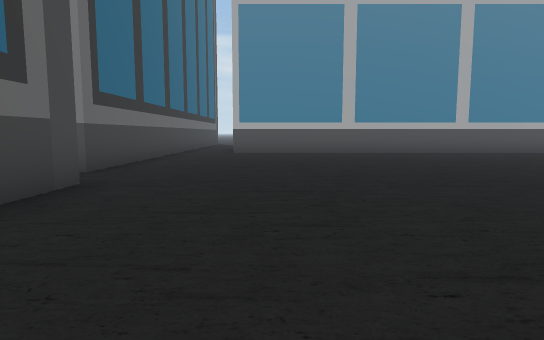
[1] (above)

16 first-person views from a walk through a scene from a Unity 3-D project. The camera is 1.3 m above the floor, tilts 6° down and sees 75° across. The floor is counted in squares, 2 m on a side. Each view is taken from the middle of a square. On the plan, view 1 faces up. The plan holds only what a view shows up to about 10 squares ahead; the rest is blank. The place goes on beyond the plan. The player is left out.

[2]
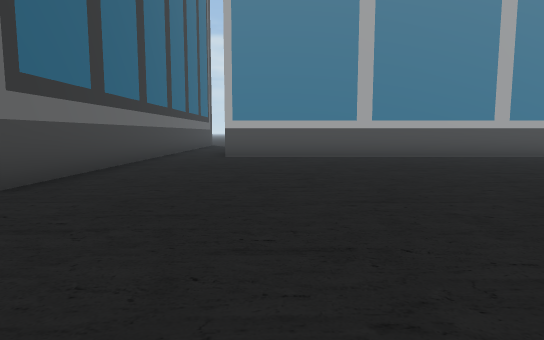

[3]
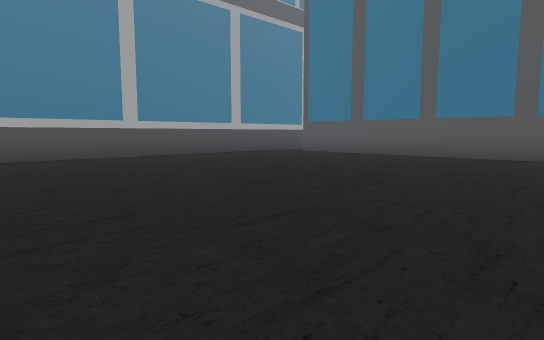

[4]
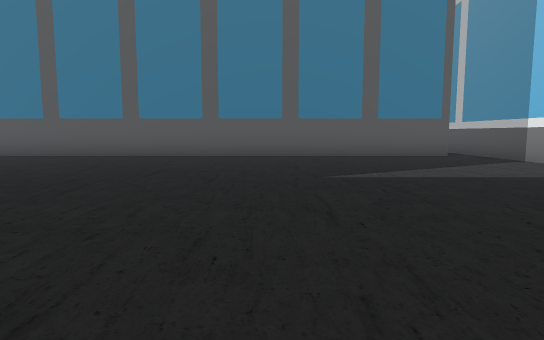

[5]
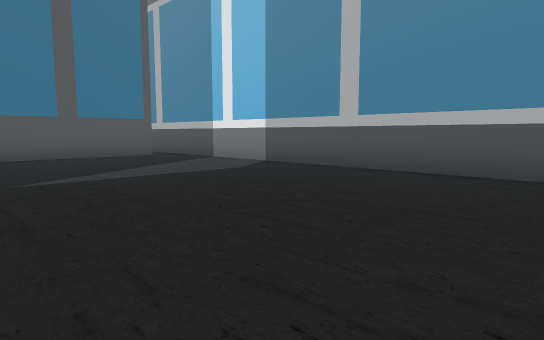

[6]
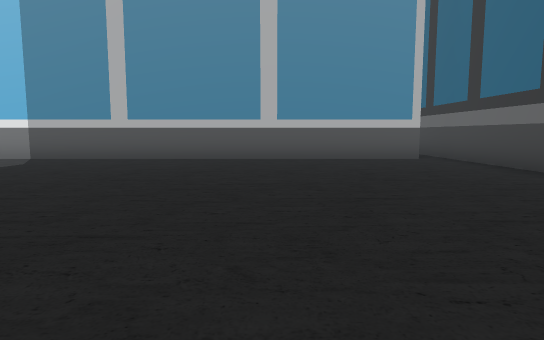

[7]
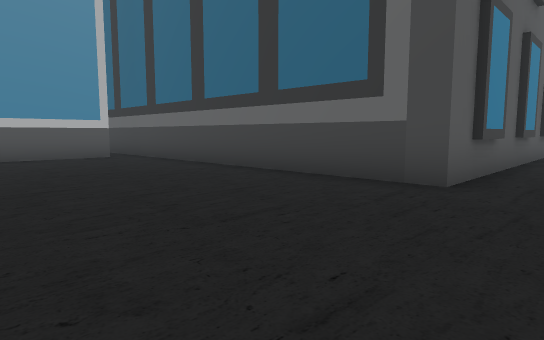

[8]
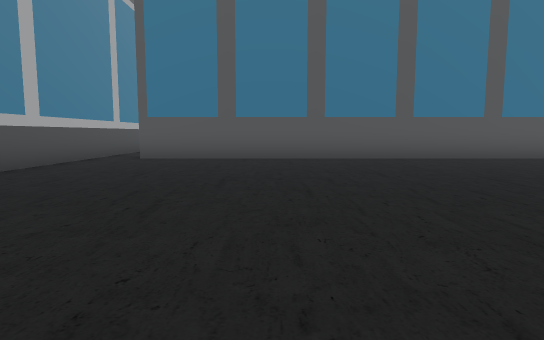

[9]
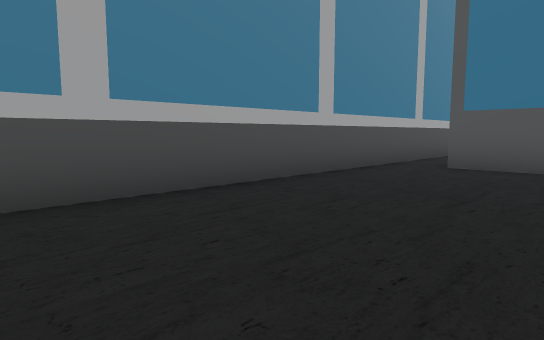

[10]
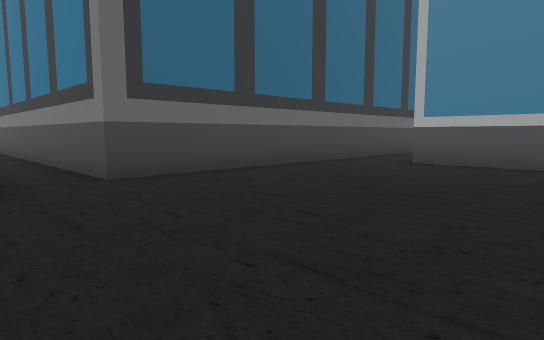

[11]
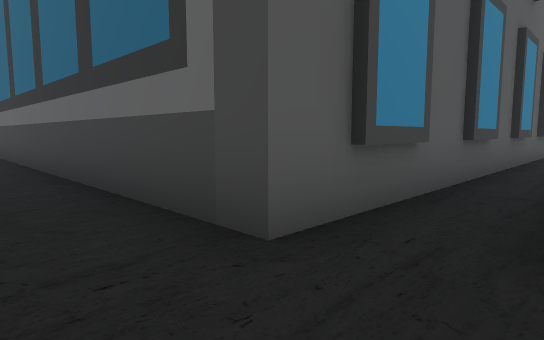

[12]
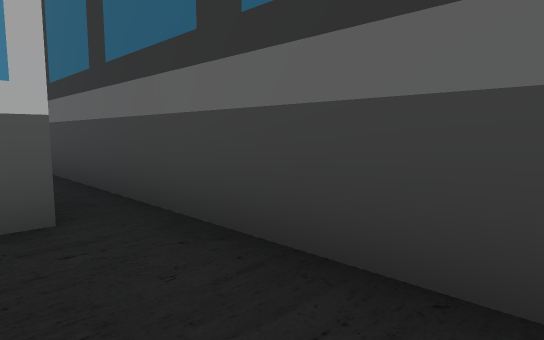

[13]
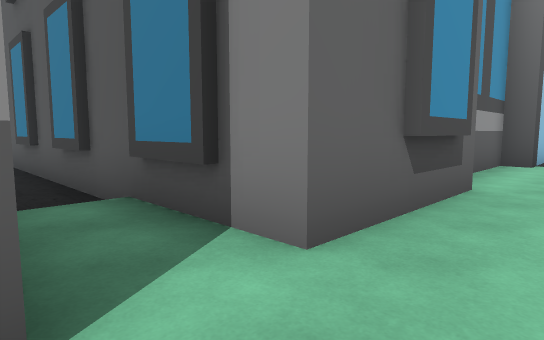

[14]
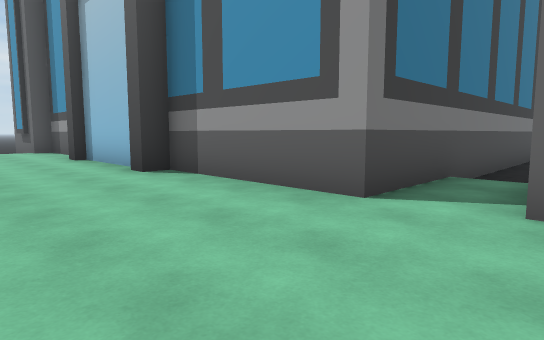

[15]
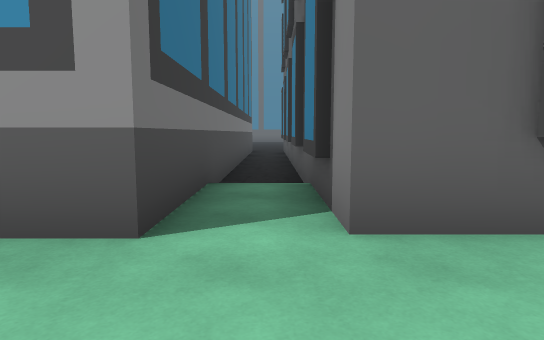

[16]
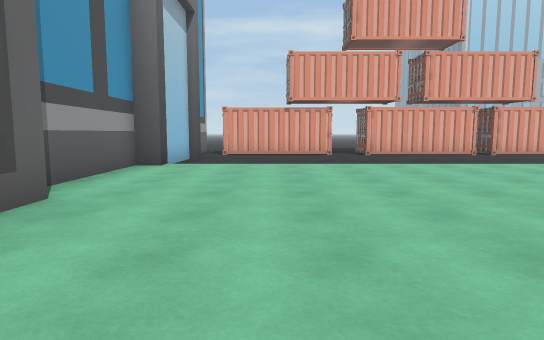

### Floor plan
Key: @ floor where view 1 was taken; # wall or solid block; . main floor; : floor 0.25 m higher than the main floor; O other object.
Columns run from 24 left of view 1 to 15 right of it. Each row starts with its distance up from view 1.
 13       ::#            #.
 12       ::#            #.#################
 11       ::#            #..................
 10       ::O            #..............O
  9       ::#            #..............#
  8      :::#            #..............#
  7      :::#            #..............#
  6      :::##############..............#
  5      ::::::.........................#
  4      ::::#############..............#
  3     ::::O            #..............#
  2    ::::::            #..............#
  1    ::::::#           #..............#
  0   :::::::#           #..@...........#
 -1  ::::::::#           #..............#
 -2  ::::::::#           #..............#
 -3          #           #..............#
 -4 .........#           #.##############
 -5 .........#           #.
 -6                      #.

Positions as (right, up) in squares from view 1, and headings:
1: (0, 0), facing up
2: (0, 2), facing up
3: (2, 2), facing up-right
4: (2, 2), facing right
5: (2, 2), facing down-right
6: (2, 5), facing down
7: (2, 6), facing down-left
8: (3, 7), facing right
9: (5, 8), facing up-right
10: (2, 4), facing up-left
11: (-1, 6), facing down-left
12: (-1, -1), facing down-left
13: (-17, 6), facing down-right
14: (-19, 4), facing up-right
15: (-18, 5), facing right
16: (-18, 5), facing down
